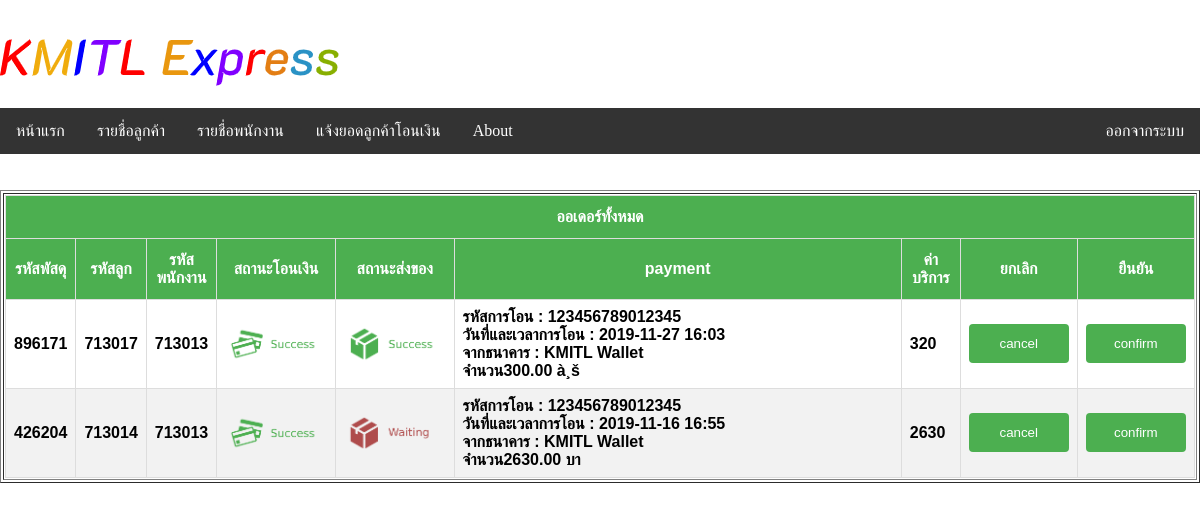
The page /original_all_PHP/admin_order.php (signed in) on the database its author committed.
### tables this page shows
CREATE TABLE `order` (
  `order_ID` int(10) NOT NULL,
  `user_ID` int(11) NOT NULL,
  `phone` varchar(11) NOT NULL,
  `location` varchar(50) NOT NULL,
  `subjext` text NOT NULL,
  `status_reccive` set('True','False') NOT NULL DEFAULT 'False',
  `status_send` set('True','False') NOT NULL DEFAULT 'False',
  `status_pay` set('True','False') NOT NULL DEFAULT 'False',
  `date` datetime NOT NULL,
  `emp_ID` int(11) NOT NULL
);

CREATE TABLE `payment` (
  `payment_ID` int(20) NOT NULL,
  `order_ID` int(10) NOT NULL,
  `user_ID` int(11) NOT NULL,
  `bank` varchar(30) NOT NULL,
  `payslip` varchar(30) NOT NULL,
  `amount` varchar(10) NOT NULL,
  `date_transfer` varchar(20) NOT NULL,
  `confirm` set('No','Yes') NOT NULL
);

CREATE TABLE `order_details` (
  `item_ID` int(11) NOT NULL,
  `user_ID` int(11) NOT NULL,
  `order_ID` int(10) NOT NULL,
  `size` int(10) NOT NULL,
  `weight` int(10) NOT NULL,
  `qly` int(10) NOT NULL,
  `price` int(10) NOT NULL,
  `name` varchar(60) NOT NULL,
  `recipient` text NOT NULL,
  `date` datetime NOT NULL
);

### original_all_PHP/admin_order.php (the view, shortened to what this page needs)
  <!DOCTYPE html PUBLIC "-//W3C//DTD XHTML 1.0 Transitional//EN" "http://www.w3.org/TR/xhtml1/DTD/xhtml1-transitional.dtd">
  <html xmlns="http://www.w3.org/1999/xhtml">
  <head>
  </head>
  <body>
  <div >
    <?php include('admin_menu.php'); ?>
  </div>
  <br />
  <br />
  <div width ='100%'>
  <table width="100%" border="1" border-collapse: collapse;	>
    <tr>
      <th scope="col" width="70%" valign="top">
          <table width="1%"  border="1" id="customers">
    <tr>
    <th colspan="9">ออเดอร์ทั้งหมด</th>
    </tr>
    <tr>
      <th width="5%" height="20" scope="col">รหัสพัสดุ</th>
      <th width="5%" scope="col">รหัสลูก</th>
      <th width="5%" scope="col">รหัสพนักงาน</th>
      <th width="10%" scope="col">สถานะโอนเงิน</th>
      <th width="10%" scope="col">สถานะส่งของ</th>
      <th width="40%" scope="col">payment</th>
      <th width="5%" scope="col">ค่าบริการ</th>
      <th width="10%" scope="col">ยกเลิก</th>
      <th width="10%" scope="col">ยืนยัน</th>
    </tr>
      <?php
  include('dblink.php');
  $query = "SELECT * FROM `order` ORDER BY `order`.`status_pay` DESC" ;
  $result = mysqli_query($link, $query);
  while($row = mysqli_fetch_array($result)){
      $userID=$row["user_ID"];
      $orderID=$row["order_ID"];
      $empID=$row["emp_ID"];
  ?><tr>
      <td width="5%" scope="row"><?php echo($orderID);?></td>
      <td width="5%"><?php echo($userID);?></td>
      <td width="5%"><?php echo($empID);?></td>
      <td width="10%"><?php
if($row["status_pay"] == 'True'){
echo "<img src='img/pay_s.png 'width='100 px'> ";
}
else{
echo "<img src='img/pay_w.png'width='100 px'>";
}?></td>
      <td width="10%"><?php if($row["status_send"] == 'True'){
echo "<img src='img/box_s.png 'width='100 px'>";
}
else{
echo "<img src='img/box_w.png'width='100 px'>";
}?> </td>
      <td width="40%" align="left"><?php
      $query3 = "SELECT * FROM `payment` WHERE `order_ID`='$orderID'" ;
      $result3 = mysqli_query($link, $query3);
      if(mysqli_num_rows($result3) > 0) {
                  $row3= mysqli_fetch_array($result3);
                  echo("รหัสการโอน : ".$row3['payslip']."</br>วันที่และเวลาการโอน : ".$row3['date_transfer']."</br>
                  จากธนาคาร : ".$row3['bank']."</br>จำนวน".$row3['amount']);
                  }
  ?></td>
      <td width="5%" align="left"><?php $query2 = "SELECT * FROM `order_details` WHERE `order_ID`='$orderID'" ;
  $result2 = mysqli_query($link, $query2);
  $row2= mysqli_fetch_array($result2);
  $price=$row2['price'];
  echo ($price); ?></td>
      <td width="10%"> <button class='button' onclick="<?php echo("location.href='admin_cancel.php?order_ID=$orderID'");?> ">cancel</button></td>
      <td width="10%">
        <button class='button' onclick="<?php echo("location.href='admin_confirm.php?order_ID=$orderID'");?> ">confirm</button>
      </td>
    </tr>
  <?php } ?>
  </table>
      </th>
    </tr>
  </table>
  </div>
  </body>
  </html>

### original_all_PHP/admin_menu.php (shortened to what this page needs)
<div id="header-container"><br>
<h1><img src="img/KMITL_Logo.png"></h1>
</div>
<nav>
<ul class="topnav">
<li><a href="first_admin">หน้าแรก</a></li>
<li><a href="admin_user.php">รายชื่อลูกค้า</a></li>
<li><a href="admin_employee.php">รายชื่อพนักงาน</a></li>
<li><a href="admin_order.php">แจ้งยอดลูกค้าโอนเงิน</a></li>
<li><a href="#about">About</a></li>
<li style="float:right"><a href="logout.php">ออกจากระบบ</a></li>
</ul>
</nav>

### original_all_PHP/admin_order.php (style rules this page uses)
#customers { font-family: "Trebuchet MS", Arial, Helvetica, sans-serif; border-collapse: collapse; width: 100%; }
#customers td, #customers th { border: 1px solid #ddd; padding: 8px; }
#customers tr:nth-child(even) { background-color: #f2f2f2; }
#customers th { padding-top: 12px; padding-bottom: 12px; text-align: center; background-color: #4CAF50; color: white; }
.button { background-color: #4CAF50; color: white; padding: 12px 20px; border: none; border-radius: 4px; cursor: pointer; float: right; width: 100%; }

### original_all_PHP/cssmenu.php (style rules this page uses)
body { margin: 0; }
ul.topnav { list-style-type: none; margin: 0; padding: 0; overflow: hidden; background-color: #333; }
ul.topnav li { float: left; }
ul.topnav li a { display: block; color: white; text-align: center; padding: 14px 16px; text-decoration: none; }

### rows shown on the page
order: order_ID "896171", user_ID "713017", emp_ID "713013", payment.payslip "123456789012345", payment.date_transfer "2019-11-27 16:03", payment.bank "KMITL Wallet", payment.amount "300.00 à¸š", order_details.price "320"
order: order_ID "426204", user_ID "713014", emp_ID "713013", payment.payslip "123456789012345", payment.date_transfer "2019-11-16 16:55", payment.bank "KMITL Wallet", payment.amount "2630.00 บา", order_details.price "2630"
